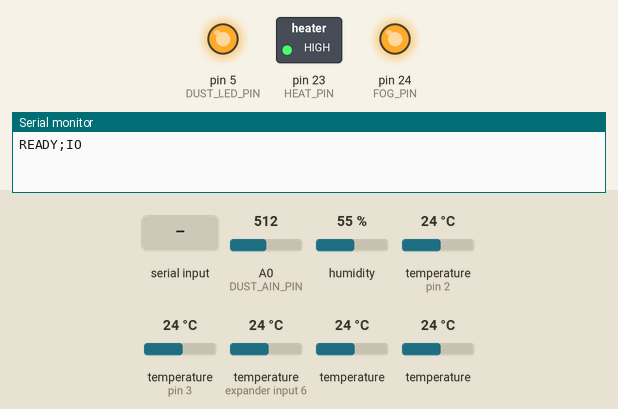
Bench run of a sketch on a simulated Arduino Mega 2560, built with avr-gcc and run on an emulated ATmega2560. Parts: switched loads named in the sketch (green lamp = pin HIGH), output pins drawn as LEDs (lit = HIGH), the last lines printed to the serial monitor. Dashed ring = blinking. Inputs (shaded band) come from the test bench; at power-on: A0 (DUST_AIN_PIN) = 512, humidity 55 %, temperature (sensors on pin 2, pin 3, expander input 6) 24 °C, temperature 24 °C.

Above: at 1.2 s.
1.3 s: "HEAT,1\n" received over Serial
At 2.1 s:
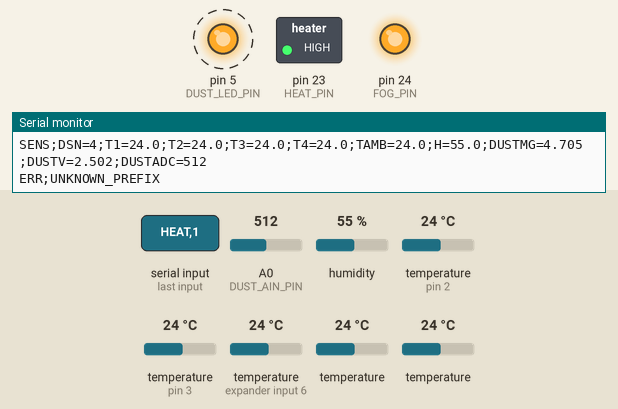
4.8 s: "IO;\n" received over Serial
Timing chart, 0 to 14.3 s (numbered marks = the images above; inputs shaded):
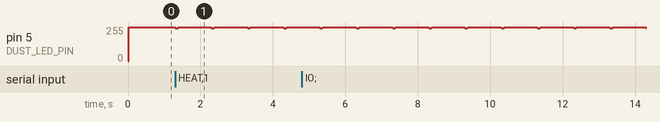

The sketch:

sketch_arduino_io.ino
```cpp
#include <OneWire.h>
#include <DallasTemperature.h>
#include <DHT.h>

// ===== CONFIG =====
const bool ACTIVE_LOW = true;

const int HEAT_PIN = 23;
const int FOG_PIN  = 24;

const int ONE_WIRE_BUS = 2;     // DS18B20 data
const int DHT_PIN = 3;          // DHT22 data
#define DHTTYPE DHT22

const unsigned long SENS_PERIOD = 1000;

// ===== GP2Y1010 (Dust) CONFIG =====
const int DUST_LED_PIN = 5;
const int DUST_AIN_PIN = A0;

const int DUST_LED_ON_DELAY_US = 280;
const int DUST_LED_ON_TIME_US  = 40;
const int DUST_LED_OFF_TIME_US = 9680;

const float DUST_V0 = 0.15;
const float DUST_K  = 0.50;


// ===== INTERNAL =====
unsigned long lastSend = 0;

OneWire oneWire(ONE_WIRE_BUS);
DallasTemperature ds(&oneWire);
DHT dht(DHT_PIN, DHTTYPE);

void writeOut(int pin, int on) {
  if (ACTIVE_LOW) digitalWrite(pin, on ? LOW : HIGH);
  else           digitalWrite(pin, on ? HIGH : LOW);
}

int readDustAdcOnce() {
  // LED active LOW
  digitalWrite(DUST_LED_PIN, LOW);                 // LED ON
  delayMicroseconds(DUST_LED_ON_DELAY_US);

  int adc = analogRead(DUST_AIN_PIN);

  delayMicroseconds(DUST_LED_ON_TIME_US);
  digitalWrite(DUST_LED_PIN, HIGH);                // LED OFF
  delayMicroseconds(DUST_LED_OFF_TIME_US);

  return adc;
}

int readDustAdcAvg(uint8_t n = 5) {
  long sum = 0;
  for (uint8_t i = 0; i < n; i++) sum += readDustAdcOnce();
  return (int)(sum / (long)n);
}

float dustMgM3FromVoltage(float v) {
  float mg = (v - DUST_V0) / DUST_K;
  if (mg < 0) mg = 0;
  return mg;
}

void setup() {
  Serial.begin(9600);
  Serial.setTimeout(20);

  pinMode(HEAT_PIN, OUTPUT);
  pinMode(FOG_PIN, OUTPUT);

  writeOut(HEAT_PIN, 0);
  writeOut(FOG_PIN, 0);

  ds.begin();
  ds.setResolution(10);
  dht.begin();

  // GP2Y1010
  pinMode(DUST_LED_PIN, OUTPUT);
  digitalWrite(DUST_LED_PIN, HIGH); // LED OFF

  Serial.println("READY;IO");
}

void handleCommand(String line) {
  // IO;HEAT=0 | IO;FOG=1
  if (!line.startsWith("IO;")) { Serial.println("ERR;UNKNOWN_PREFIX"); return; }

  int eq = line.indexOf('=');
  if (eq < 0) { Serial.println("ERR;BAD_FMT"); return; }

  String key = line.substring(3, eq);
  int val = line.substring(eq + 1).toInt();
  val = val ? 1 : 0;

  if (key == "HEAT") writeOut(HEAT_PIN, val);
  else if (key == "FOG")  writeOut(FOG_PIN, val);
  else { Serial.println("ERR;BAD_KEY"); return; }

  Serial.println("OK");
}

void publishSensors() {
  ds.requestTemperatures();

  int count = ds.getDeviceCount();
  float t1 = (count >= 1) ? ds.getTempCByIndex(0) : NAN;
  float t2 = (count >= 2) ? ds.getTempCByIndex(1) : NAN;
  float t3 = (count >= 3) ? ds.getTempCByIndex(2) : NAN;
  float t4 = (count >= 4) ? ds.getTempCByIndex(3) : NAN;

  float tamb = dht.readTemperature();
  float h = dht.readHumidity();

  // Dust
  int dustAdc = readDustAdcAvg(10);
  float dustV = dustAdc * (5.0 / 1023.0);
  float dustMg = dustMgM3FromVoltage(dustV);

  Serial.print("SENS;DSN=");
  Serial.print(count);

  Serial.print(";T1=");
  if (isnan(t1)) Serial.print("nan"); else Serial.print(t1, 1);

  Serial.print(";T2=");
  if (isnan(t2)) Serial.print("nan"); else Serial.print(t2, 1);

  Serial.print(";T3=");
  if (isnan(t3)) Serial.print("nan"); else Serial.print(t3, 1);

  Serial.print(";T4=");
  if (isnan(t4)) Serial.print("nan"); else Serial.print(t4, 1);


  Serial.print(";TAMB=");
  if (isnan(tamb)) Serial.print("nan"); else Serial.print(tamb, 1);

  Serial.print(";H=");
  if (isnan(h)) Serial.print("nan"); else Serial.print(h, 1);


  Serial.print(";DUSTMG=");
  Serial.print(dustMg, 3);

  Serial.print(";DUSTV=");
  Serial.print(dustV, 3);

  Serial.print(";DUSTADC=");
  Serial.print(dustAdc);

  Serial.println();
}

void loop() {
  if (Serial.available()) {
    String line = Serial.readStringUntil('\n');
    line.trim();
    if (line.length() > 0) handleCommand(line);
  }

  if (millis() - lastSend >= SENS_PERIOD) {
    lastSend = millis();
    publishSensors();
  }
}
```

Measured:
- by itself, pin 5 (DUST_LED_PIN): alternates 255/255 for 0.92 s and 244/255 for 0.08 s
